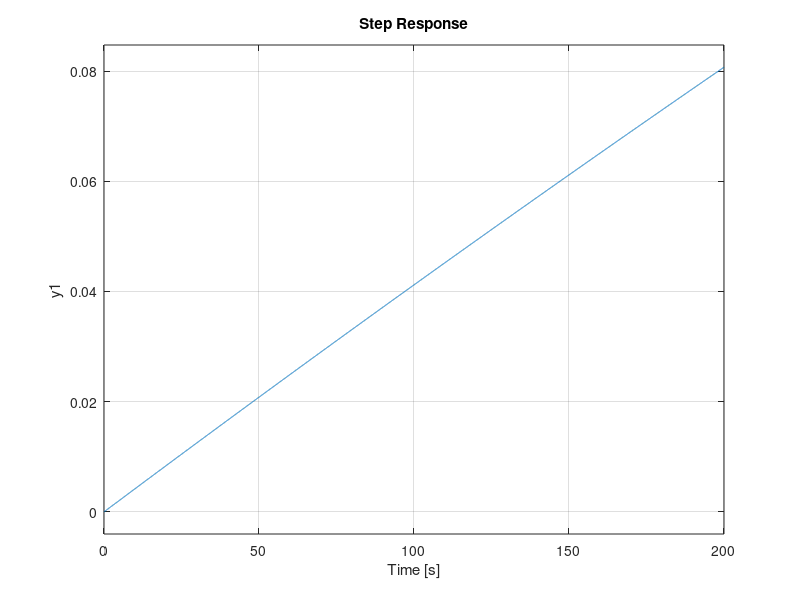

MATLAB code to generate this figure:
%% Motor reguleringsteori
%% Motor fart regulator
%% Variabler
J   = 0.01;      % Motors intertia                       (kg.m^2)
D   = 0.1;       % Motors viscious friction              (N.m.s)
Kb  = 0.3663475; % Motors electromotive force constant   (V/rad/sec)
Kt  = 0.3663475; % Motors motor torque constant          (N.m/Amp)
R   = 1.27;      % Motors coil resistance                (Ohm)
L   = 0.0;       % Motors electric inductance            (H)
Ts  = 2.0593965; % Motors stall torque                   (N.m)
Is  = 9.4;       % Motors stall current                  (A)

%% Overf?ringsfunktion
s  = tf('s');
Gs = (Kt/(R/J))/(s*(s+(1/J)*(D+(Kt*Kb)/R)));    % Theta/Ea -- vel/V
Gacc = 1/(R/Kt*(J*s+D)+Kb);

%% Beregning af diverse features
Ea          = 12;       % Indgangssp?nding (V)
w_tomgang   = Ea/Kb;    % Tomgangs hastighed I = 0A (rad/s)

%% Regulering
Kp = 3;                         % Proporionalitetsfaktor
Gclosed = feedback(Gs*Kp,1);    % Closed-loop TF with Kp
step(feedback(Gs*Kp,1));        % Test af rise-time p? step